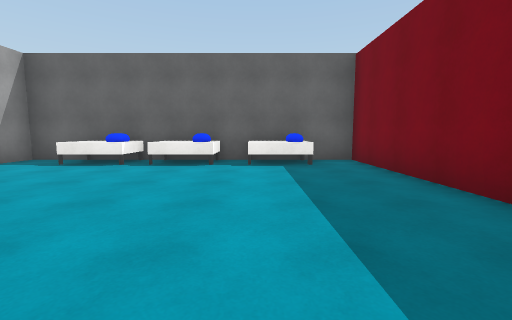
[1] (above)

17 first-person views from a walk through a 3-D level made in the Unity game engine. The camera is 1.3 m above the floor, tilts 6° down and sees 90° across. The floor is counted in squares, 2 m on a side. Each view is taken from the middle of a square. On the plan, view 1 faces up. The plan holds only what a view shows up to about 9 squares ahead; the rest is blank. The place goes on beyond the plan. The player character is not drawn. Surface patterns are stand-ins for the level's own textures.

[2]
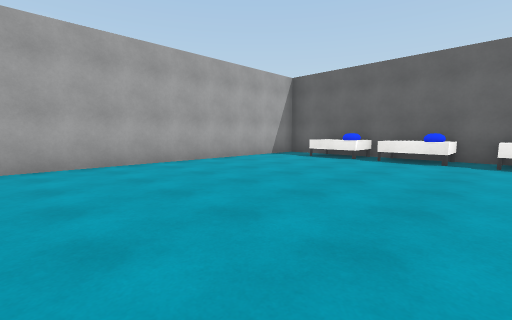

[3]
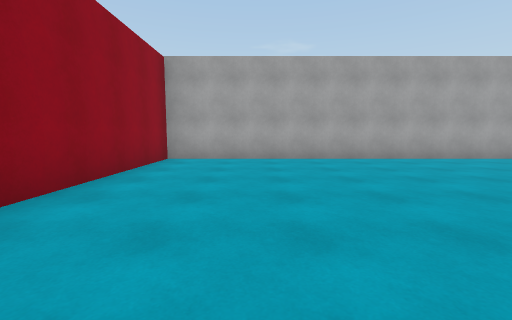

[4]
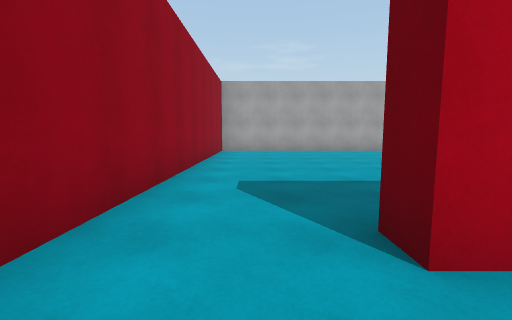

[5]
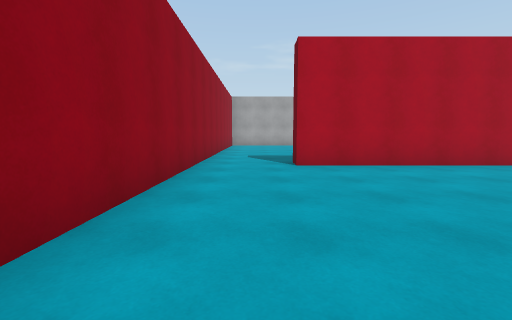

[6]
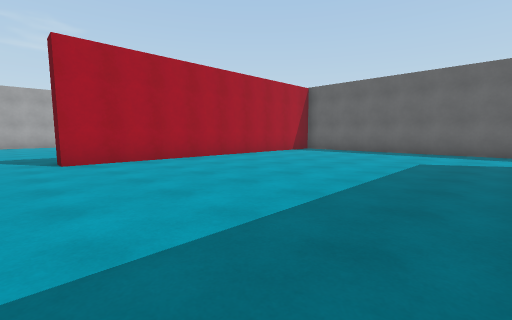

[7]
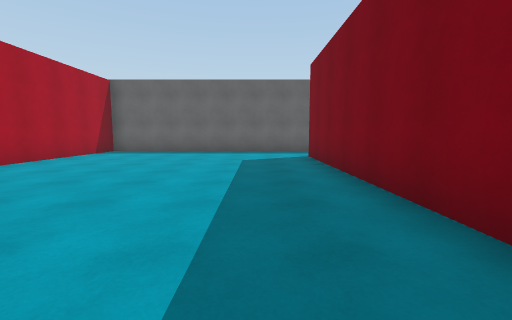

[8]
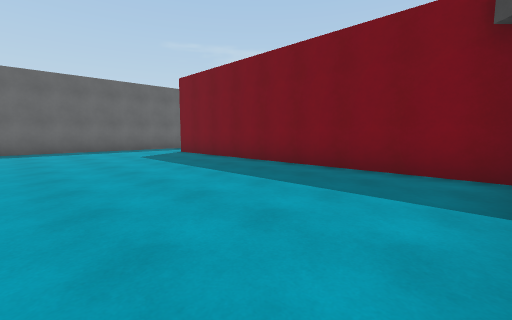

[9]
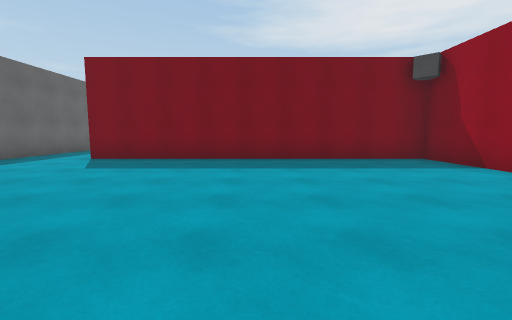

[10]
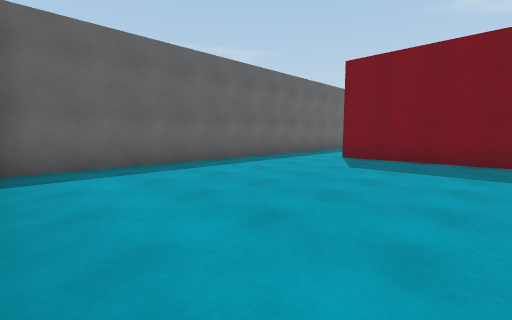

[11]
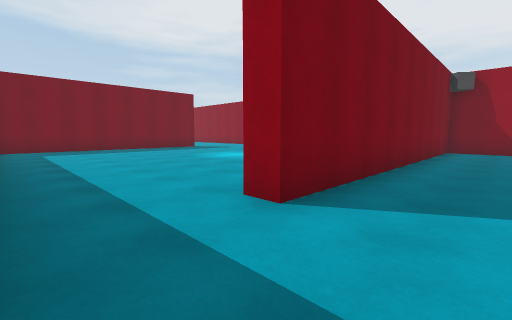

[12]
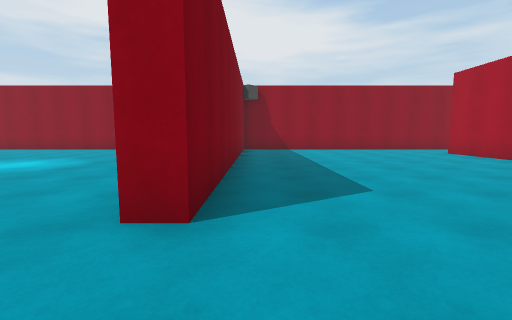

[13]
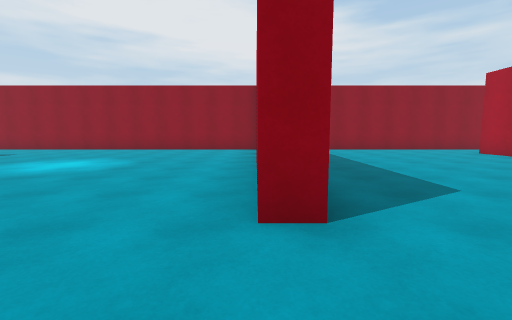

[14]
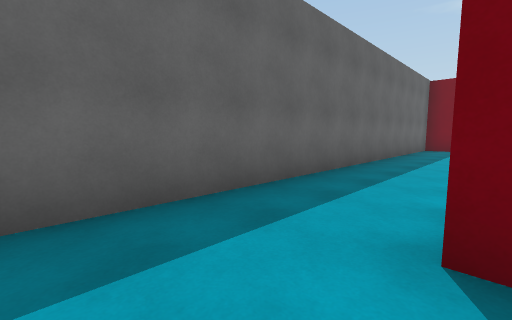

[15]
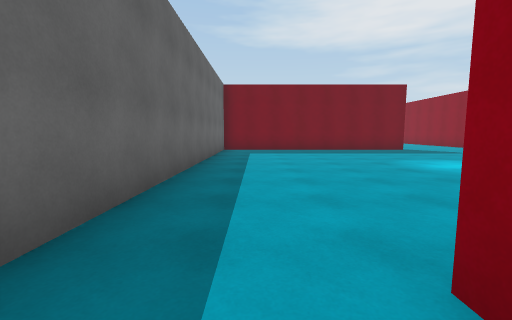

[16]
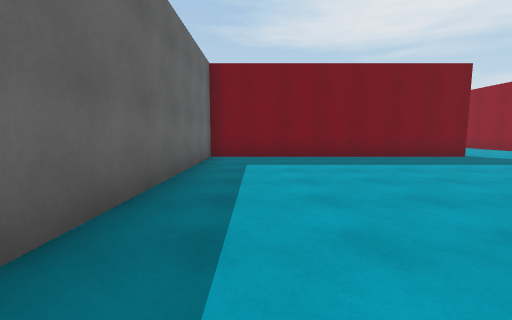

[17]
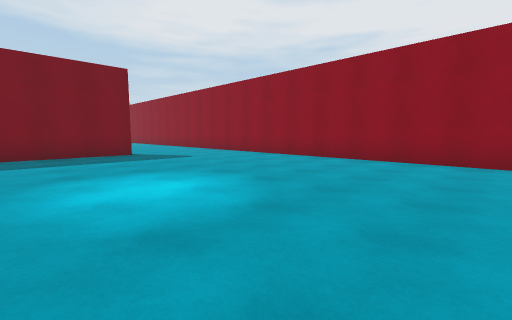

### Floor plan
Points are (right, up) in squares from view 1. A wall is a line through its corners. A room is listed if a view was taken in it or the views show most of it. See-through windows are left out.
Room 1 (views 1, 2, 3)
walls: (2.4, 2.2) (2.4, 6.2) (-5.5, 6.2) (-5.5, -4.2) (2.5, -4.2)
low walls: (-1.4, 5.2) (-2.2, 5.2); (-3.4, 5.2) (-4.1, 5.2); (0.5, 5.2) (-0.2, 5.2)
ways out: opening at (2, -3.5) to room 2
objects: blue capsule (-3, 6)
Room 2 (views 4, 5, 6, 7, 8, 9, 10, 11, 12, 13, 14, 15)
walls: (2.5, -4.2) (9.5, -4.2) (9.5, 4.2) (10, 4.2); (10.4, 6.2) (2.9, 6.2) (2.9, -2.2) (2.2, -2.2)
ways out: opening at (2, -3.5) to room 1; opening at (10, 5.5) to room 3
Room 3 (views 16, 17)
walls: (19.1, -0.9) (19.1, 6.2) (10.4, 6.2); (10.9, -4.2) (17.6, -4.2)
ways out: opening at (10, 5.5) to room 2

Positions as (right, up) in squares from view 1, and headings:
1: (0, 0), facing up
2: (0, -1), facing up-left
3: (1, -2), facing left
4: (4, -3), facing left
5: (8, -3), facing left
6: (9, -3), facing up-left
7: (8, -3), facing up
8: (5, -4), facing up-right
9: (3, 0), facing right
10: (3, 1), facing up-right
11: (8, 6), facing down-right
12: (9, 6), facing down
13: (10, 6), facing down
14: (8, 4), facing up-right
15: (9, 5), facing right
16: (12, 5), facing right
17: (11, 2), facing down-right
